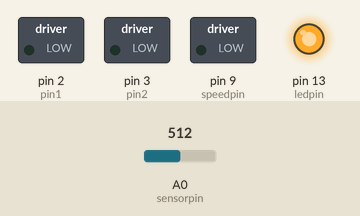
A sketch run on a simulated Arduino Uno, built with avr-gcc and run on an emulated ATmega328P. Shown: switched loads named in the sketch (green lamp = pin HIGH), output pins drawn as LEDs (lit = HIGH). The test bench sets the inputs (shaded band); at power-on: A0 (sensorpin) = 512.

Above: at 0.1 s.
At 5.1 s:
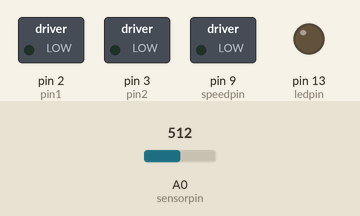
Timing chart, 0 to 6.6 s (numbered marks = the images above):
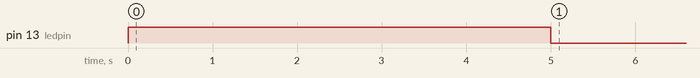

The sketch:

code.ino
```cpp
const int pin1 = 2;  // pin 14 of hbox
const int pin2 = 3;  // pin 10 of hbox
const int speedpin = 9;
const int ledpin = 13;
const int sensorpin = A0;

int sensorvalue;
int sensor;
int sensorlow = 1023;
int sensorhigh = 0;
int motorspeed = 0;
int enable = 0;

void setup() {
  pinMode (pin1, OUTPUT);
  pinMode (pin2, OUTPUT);
  pinMode (speedpin, OUTPUT);
  pinMode (ledpin, OUTPUT);
  pinMode (sensorpin, INPUT);

  digitalWrite (speedpin, LOW);
  digitalWrite (ledpin, HIGH);

  while (millis () < 5000) {
    sensorvalue = analogRead(A0);
    if (sensorvalue > sensorhigh) {
      sensorhigh = sensorvalue;
    }
    if (sensorvalue < sensorlow) {
      sensorlow = sensorvalue;
    }
  }
  digitalWrite (ledpin, LOW);
}

void loop() {
  sensorvalue = analogRead(A0);
  motorspeed = 40;

  int sensor = map(sensorvalue, sensorlow, sensorhigh, 0, 1000);

  if (sensor > 700) {
     analogWrite (speedpin, motorspeed);
     digitalWrite (pin1, HIGH);
     digitalWrite (pin2, LOW);
     delay(1000);
     digitalWrite (pin1, LOW);
     digitalWrite (pin2, HIGH);
     delay(1000);
  }
  else {
    analogWrite (speedpin, 0);
  }
}
```
